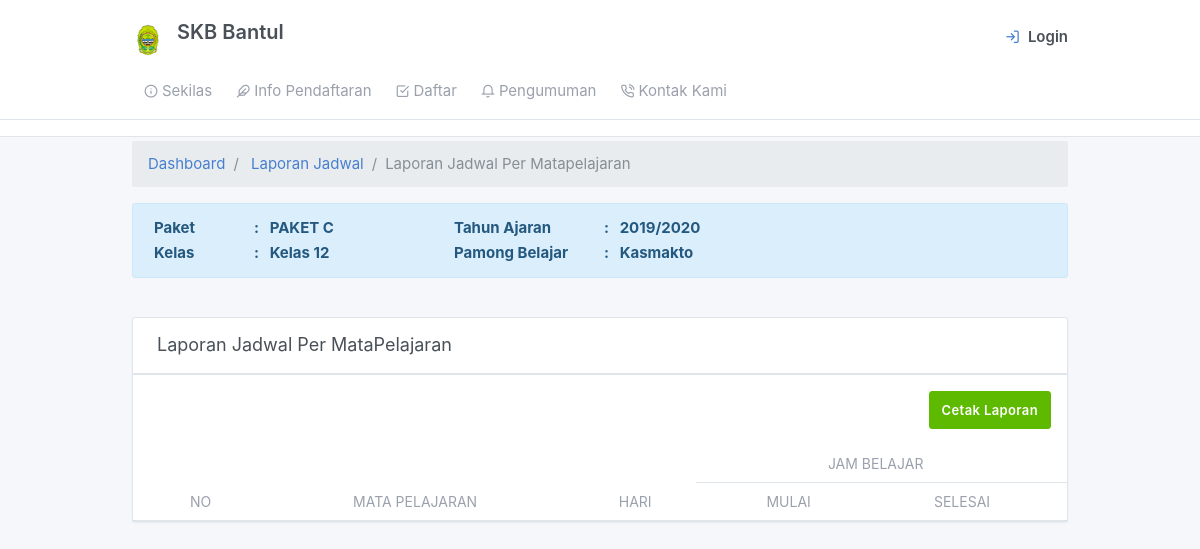
The app's page /admin/laporanjadwal_permapel.php?id=9, older data.
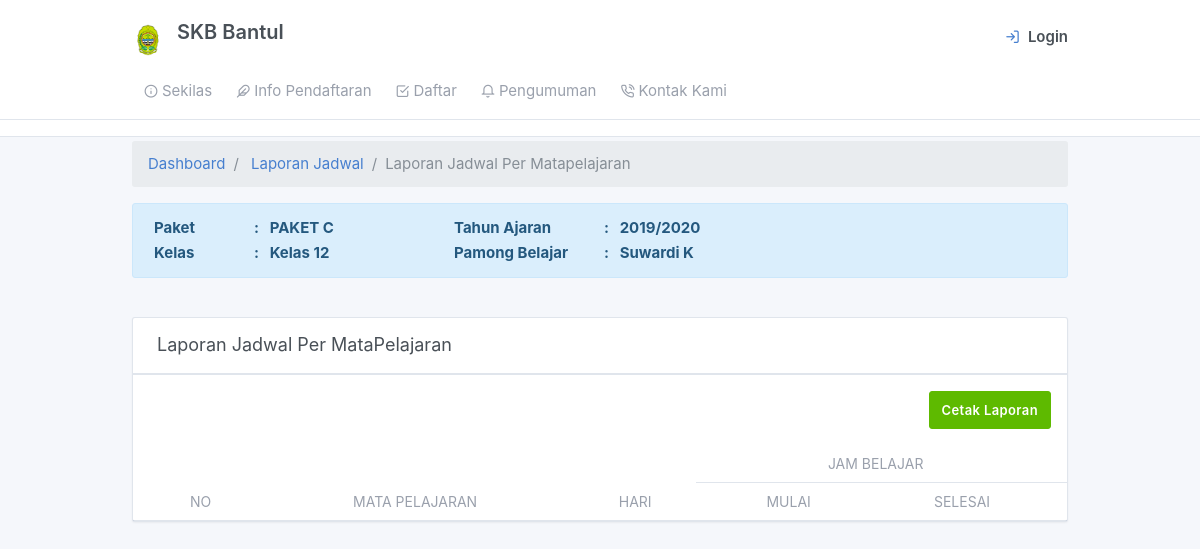
The same page, newer data.
### tables this page shows
CREATE TABLE `tb_rombel` (
  `rombel_id` int(11) NOT NULL,
  `ta_id` int(11) NOT NULL,
  `kelas_id` int(11) NOT NULL,
  `nik` char(16) NOT NULL
);

CREATE TABLE `tb_pamong_belajar` (
  `nik` char(16) NOT NULL,
  `pamong_nama` varchar(50) NOT NULL,
  `pamong_tempat_lhr` varchar(30) NOT NULL,
  `pamong_tanggal_lhr` date NOT NULL,
  `pamong_jenkel` enum('Laki-Laki','Perempuan') NOT NULL,
  `pamong_agama` varchar(12) NOT NULL,
  `pamong_alamat` varchar(100) NOT NULL,
  `pamong_no_hp` varchar(14) NOT NULL,
  `pamong_jabatan` enum('Pamong Belajar','Tutor') NOT NULL
);

CREATE TABLE `tb_paket` (
  `paket_id` int(11) NOT NULL,
  `paket_nama` char(10) NOT NULL
);

CREATE TABLE `tb_tahunajaran` (
  `ta_id` int(11) NOT NULL,
  `semester_id` int(11) NOT NULL,
  `ta_nama` varchar(12) NOT NULL,
  `ta_status` varchar(12) NOT NULL DEFAULT 'Tidak Aktif'
);

CREATE TABLE `tb_kelas` (
  `kelas_id` int(11) NOT NULL,
  `kelas_nama` varchar(11) NOT NULL,
  `paket_id` int(11) NOT NULL,
  `status` varchar(20) NOT NULL
);

### admin/laporanjadwal_permapel.php (the view, shortened to what this page needs)
<?php include_once "views/main.php";?>
<div class="my-3 my-md-1">
  <div class="container">
  <ol class="breadcrumb">
            <li class="breadcrumb-item">
              <a href="../index.php">Dashboard</a>
            </li>
            <li class="breadcrumb-item">
              <a href="../admin/lap_jadwal.php">Laporan Jadwal</a>
            </li>
            <li class="breadcrumb-item active">Laporan Jadwal Per Matapelajaran</li>
          </ol>
    <?php
	  $sql1=mysqli_query($connect, "SELECT a.rombel_id,c.kelas_nama,f.paket_nama,b.ta_nama,e.pamong_nama FROM tb_rombel a JOIN tb_tahunajaran b ON a.ta_id=b.ta_id JOIN tb_kelas c ON a.kelas_id=c.kelas_id JOIN tb_pamong_belajar e ON a.nik=e.nik JOIN tb_paket f on c.paket_id=f.paket_id WHERE a.ta_id=(SELECT ta_id FROM tb_tahunajaran WHERE ta_status='Aktif') AND a.rombel_id='".$_GET['id']."'");
	  $cek1= mysqli_num_rows($sql1);
	  if($cek1>0){
	  while ($data1= mysqli_fetch_array($sql1)) {
	?>
   <div class="alert alert-info" role="alert">
    <table>
        <tr>
            <th style="text-align:left;" width="100px">Paket </th>
            <th style="text-align:left;" width="120px">: &nbsp&nbsp<?php echo $data1['paket_nama'] ?></th>
            <th style="text-align:left;" width="120px">Tahun Ajaran</th>
            <th style="text-align:left;" width="120px">: &nbsp&nbsp<?php echo $data1['ta_nama'] ?></th>
        </tr>
        <tr>
            <th style="text-align:left;" width="100px">Kelas </th>
            <th style="text-align:left;" width="200px">: &nbsp&nbsp<?php echo $data1['kelas_nama'] ?></th>
            <th style="text-align:left;" width="150px"> Pamong Belajar </th>
            <th style="text-align:left;" width="300px">: &nbsp&nbsp<?php echo $data1['pamong_nama'] ?></th>
        </tr>
    </table>
    </div>
   <br>
    <?php }} ?>
     <div class="">
        <div class="card">
        <div class="card-header">
            <h3 class="card-title">Laporan Jadwal Per MataPelajaran</h3>
          </div>
          <div class="table-responsive">
              <div class="modal-footer">
                <a href="print_lap_jadwal.php?id=<?php echo $data['rombel_id'] ?>"><button class="btn btn-success" type="submit">Cetak Laporan</button></a>
              </div>
            <table border="0px" style="border-collapse: collapse;" class="table card-table table-vcenter text-nowrap" >
              <thead>
                <tr>
                    <th rowspan="2"><center>No</center></th>
                    <th rowspan="2"><center>Mata Pelajaran</center></th>
                    <th rowspan="2"><center>Hari</center></th>
                    <th colspan="2"><center>Jam Belajar</center></th>
                 </tr>
                 <tr>
                    <th><center>Mulai</center></th>
                    <th><center>Selesai</center></th>
                  </tr>
              </thead>
            </table>
          </div>
        </div>
      </div>
    </div>
  </div>

Row changes from the older to the newer data that the page shows:
changed tb_rombel "PAKET C": nik.pamong_nama "Kasmakto" → "Suwardi K"
